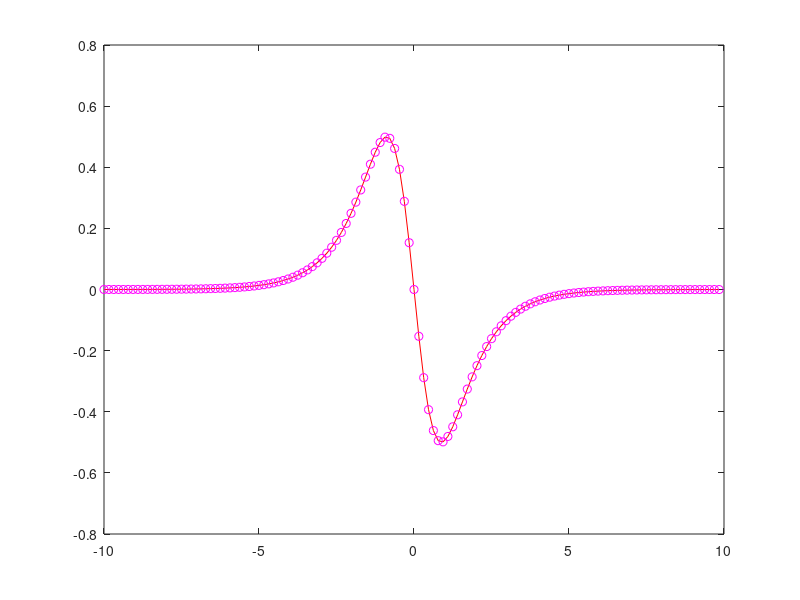

Source code (MATLAB):
%NOTES FROM LECTURE 1

clear all; close all; clc;

L=20;
n=128;

x2=linspace(-L/2, L/2,n+1); x=x2(1:n);

% Need to convert my 2pi fft domain into my x function domain
%wave number = k, need to get my L domain into 2pi domain
%k needs to be shifted when we plot it as well.
k=(2*pi/L)*[0:n/2-1 -n/2:-1];

%simple Gaussian function
%u=exp(-x.^2);
u=sech(x);
ud=-sech(x).*tanh(x);
ud2=sech(x)-2*sech(x).^3;

%plot gaussian
%plot(x,u);

%fast fourier transform of my Gaussian function, careful it shifts!
ut=fft(u);

%first dirivative
uds=ifft((i*k).*ut );

%second derivative
u2ds=ifft( (i*k).^2.*ut);



%plot(ut);
%shifts it back and change -1 to 1, butterfly algorithm, look at spectral
%value (frequency content) you need to shift and take abs value.
%plot now spectral & frequency content of the Gaussian, tells me the
%strength of all this frequency content.
ka=fftshift(k);
%plot(fftshift(k),abs(fftshift(ut)));
%plot approximation
plot(x,ud,'r',x,uds,'mo');



%differentiate a function.
